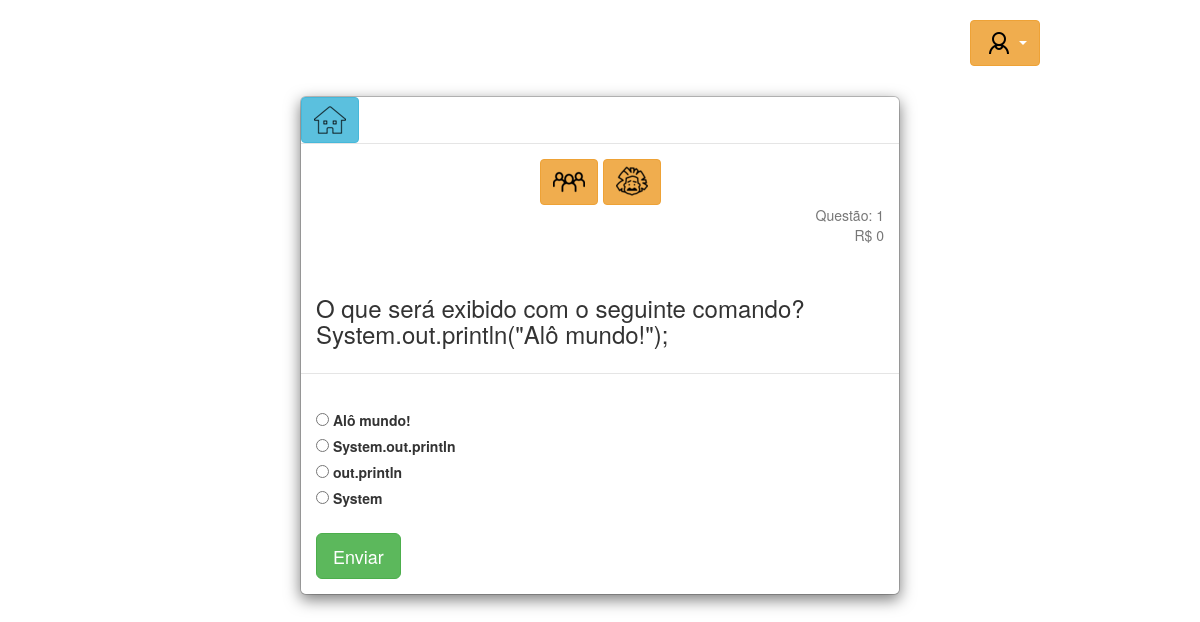
/view/questionario.php (signed in), run on the app's committed database.
### tables this page shows
CREATE TABLE `perguntas` (
  `id` int(255) NOT NULL,
  `pergunta` varchar(255) NOT NULL,
  `alternativa_a` varchar(255) NOT NULL,
  `alternativa_b` varchar(255) NOT NULL,
  `alternativa_c` varchar(255) NOT NULL,
  `alternativa_d` varchar(255) NOT NULL,
  `resposta` varchar(255) NOT NULL
);

### view/questionario.php (the view, shortened to what this page needs)
<?php
    include_once('../controller/db_connect.php');
    if (empty($_SESSION['indice_questao'])) {
        $sql = "SELECT COUNT(*) FROM perguntas";
        mysqli_query($connect, $sql);
        $row = mysqli_fetch_assoc(mysqli_query($connect, $sql));
    } else {
        $indice_questao = $_SESSION['indice_questao'];
        $_SESSION['indice_questao'] = $indice_questao;
    }
    $indice_questao = $_SESSION['indice_questao'];
    $pontuacao = $_SESSION['pontuacao'];
?>
<!DOCTYPE html>
<html lang="pt-br">
<link href="//netdna.bootstrapcdn.com/bootstrap/3.2.0/css/bootstrap.min.css" rel="stylesheet" id="bootstrap-css">
<div class="btn-group" style="margin-left: 970px; margin-top: 20px;">
  <button type="button" class="btn btn-warning dropdown-toggle" data-toggle="dropdown" aria-expanded="false">
  <img src="img/icon-usuario.png"/>
  <span class="caret"></span>
  </button>
</div>
<div class="col-md-12">
    <div class="modal-dialog" style="margin-bottom:0">
        <div class="modal-content">
            <a class="btn btn-info" href="../controller/destroi_sessions_jogo.php"><img src="img/home.png"/></a>
            <div class="modal-footer text-muted">
                <div style="display:flex;justify-content:center;align-items:center;">
                    <?php
                        if (empty($_SESSION['ajuda_publico'])) {
                            echo('<a href="../model/ajuda_publico.php" type="button" class="btn btn-warning" style="display:flex;justify-content:center;align-items:center;"><img src="img/group_icon.png"/></a>');
                        }
                        if (empty($_SESSION['ajuda_einstein'])) {
                            echo('<a href="../model/ajuda_einstein.php" type="button" class="btn btn-warning" style="display:flex;justify-content:center;align-items:center;"><img src="img/icon_einstein.png"/></a>');
                        }
                    ?>
                </div>
                <span id="points"><?php echo 'Questão: '.$indice_questao?></span>
                <br>
                <span id="points"><?php echo 'R$  '.$pontuacao * 1000?></span>
            </div>
            <div class="modal-header">
                <h3 id="pergunta">
                    <?php
                        $sql = "SELECT * FROM perguntas WHERE id='$indice_questao'";
                        if(mysqli_query($connect, $sql)){
                            $row = mysqli_fetch_assoc(mysqli_query($connect, $sql));
                            echo $row['pergunta'];
                        } else{
                        }
                    ?>
                </h3>
            </div>
                    <div class="panel-body">
                        <form role="form" method="post" action="../model/verifica_pergunta_correta.php">
                            <br>
                            <div style="display: inline;">
                                <input type="radio" id="letra_a" name="gender" value="<?php echo $row['alternativa_a'];?>">
                                <label for="letra_a"><?php echo $row['alternativa_a'];?>
                                </label><br>
                            </div>
                            <div style="display: inline;">
                                <input type="radio" id="letra_b" name="gender" value="<?php echo $row['alternativa_b'];?>">
                                <label for="letra_b"><?php echo $row['alternativa_b'];?>
                                </label>
                                <br>
                            </div>
                            <div style="display: inline;">
                                <input type="radio" id="letra_c" name="gender" value="<?php echo $row['alternativa_c'];?>">
                                <label for="letra_c"><?php echo $row['alternativa_c'];?>
                                </label><br>
                            </div>
                            <div style="display: inline;">
                                <input type="radio" id="letra_d" name="gender" value="<?php echo $row['alternativa_d'];?>">
                                <label for="letra_d"><?php echo $row['alternativa_d'];?>
                                </label><br><br>
                            </div>
                            <button type="submit" class="btn btn-success btn-lg">Enviar</button>
                        </form>
                    </div>
                </div>
    </div>
</div>

### data on the page
perguntas: pergunta "O que será exibido com o seguinte comando? System.out.println(\"Alô mundo!\");", alternativa_a "Alô mundo!", alternativa_b "System.out.println", alternativa_c "out.println", alternativa_d "System"

### other printed values
$indice_questao "1"
$pontuacao * 1000 "0"
